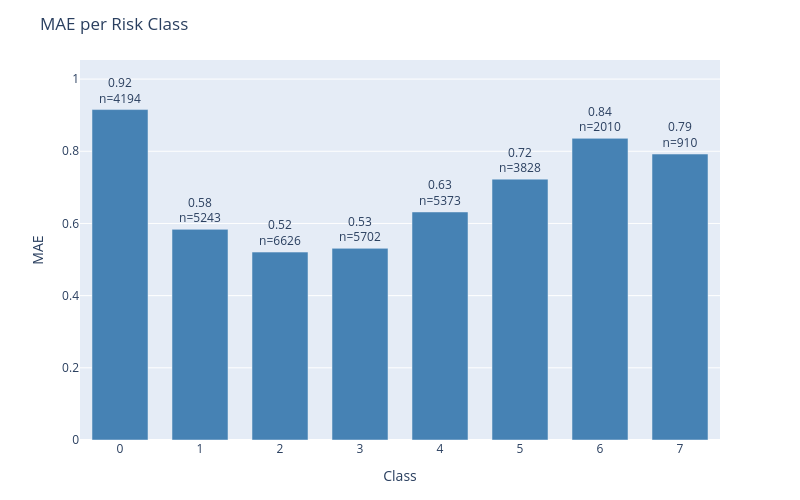

Write notebook code for a chart like this one.
### Code cell
plot_error_by_group(
    df=results_test,
    y_true_col='actual',
    y_pred_col='prediction',
    group_by='class',
    metric='mae',
    title='MAE per Risk Class'
)

### Figure 1 — Plotly figure (JSON) as saved in the notebook; plotly's stock layout.template omitted (floating-point values rounded to 4 significant figures)
{"data": [{"marker": {"color": "steelblue"}, "text": ["0.92<br>n=4194", "0.58<br>n=5243", "0.52<br>n=6626", "0.53<br>n=5702", "0.63<br>n=5373", "0.72<br>n=3828", "0.84<br>n=2010", "0.79<br>n=910"], "textposition": "outside", "type": "bar", "x": ["0", "1", "2", "3", "4", "5", "6", "7"], "y": [0.9156, 0.5836, 0.5207, 0.531, 0.6319, 0.7228, 0.8358, 0.7923]}], "layout": {"bargap": 0.3, "height": 500, "margin": {"b": 60, "t": 60}, "title": {"text": "MAE per Risk Class"}, "uniformtext": {"minsize": 8, "mode": "hide"}, "width": 800, "xaxis": {"title": {"text": "Class"}}, "yaxis": {"range": [0, 1.053], "title": {"text": "MAE"}}}}
